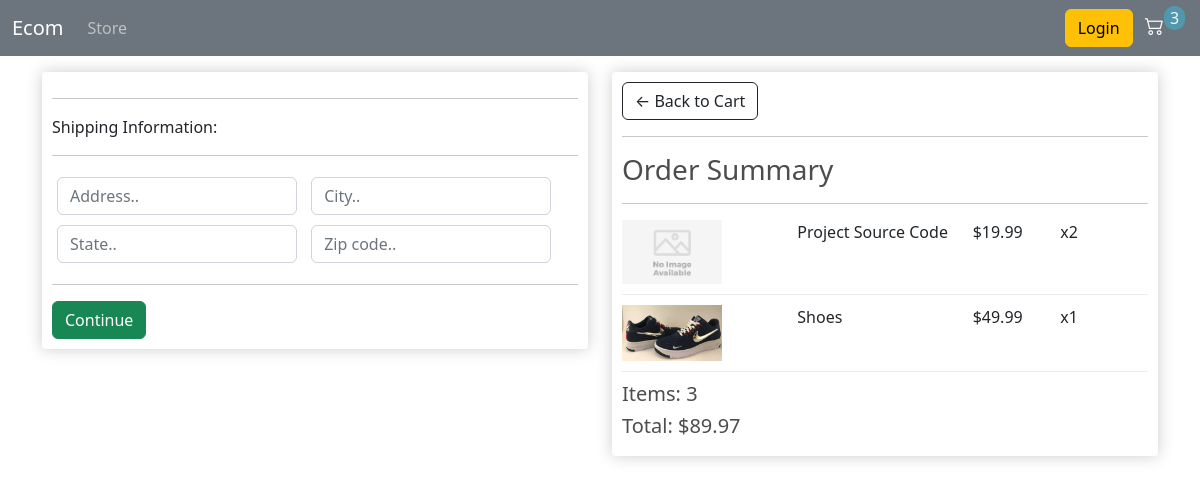
/checkout/ (signed in), run on an earlier commit of the app's database.
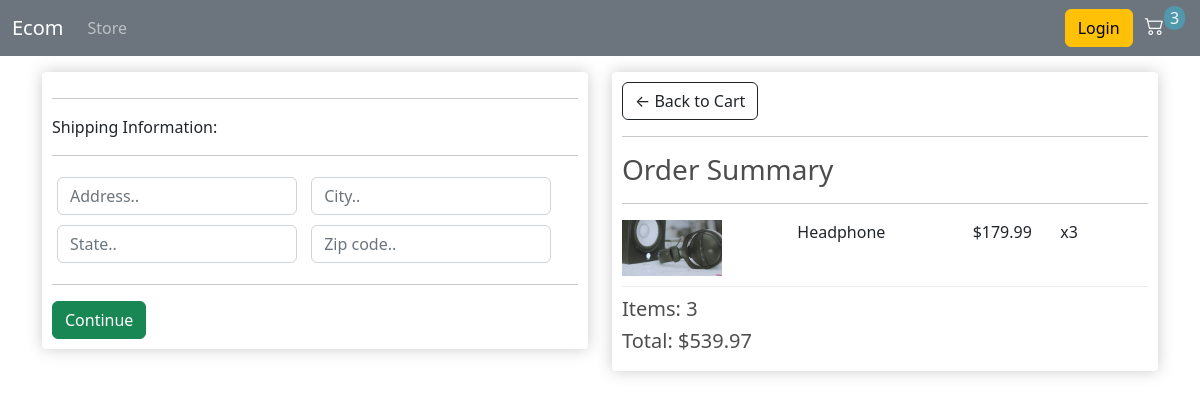
And on a later commit of the database.
### store/models.py (models this page shows, shortened)
class OrderItem(models.Model):
    order = models.ForeignKey(Order, on_delete=models.SET_NULL, null=True)
    product = models.ForeignKey(Product, on_delete=models.SET_NULL, null=True)
    quantity = models.IntegerField(default=0, null=True, blank=True)
    date_added = models.DateTimeField(auto_now_add=True)
    @property
    def get_total(self):
        total = self.product.price * self.quantity
        return total

class Product(models.Model):
    name = models.CharField(max_length=500, blank=True)
    image = models.ImageField(null=True, upload_to='images/', default='images/default.png')
    price = models.DecimalField(max_digits=8, decimal_places=2)
    digital = models.BooleanField(default=False)

class Order(models.Model):
    customer = models.ForeignKey(Customer, on_delete=models.SET_NULL, blank=True, null=True)
    date_ordered = models.DateTimeField(auto_now_add=True)
    complete = models.BooleanField(default=False)
    transaction_id = models.CharField(max_length=100, null=True)
    @property
    def get_cart_items(self):
        no_items = sum([item.quantity for item in self.orderitem_set.all()])
        return no_items
    @property
    def get_cart_total(self):
        total = sum([item.get_total for item in self.orderitem_set.all()])
        return total
    @property
    def shipping_able(self):
        shipping = False
        items = self.orderitem_set.all()
        for item in items:
            if not item.product.digital:
                shipping = True
                break
        return shipping

### store/views.py (the view)
# urls.py: path('checkout/', views.checkout, name='checkout'),
def checkout(request):
    context = getCartContext(request)
    return render(request, 'store/checkout.html', context=context)

### store/utils.py (called while the page is built)
def getCartContext(request):
    context = {}
    if request.user.is_authenticated:
        customer = request.user.customer
        order, created = Order.objects.get_or_create(customer=customer, complete=False)
        items = order.orderitem_set.all()
        context['order'] = order
        context['items'] = items
        context['cart_items'] = order.get_cart_items
    else:
        cookie_data = getCookieData(request)
        context = cookie_data
    return context

### store/templates/store/checkout.html (shortened to what this page needs)
{% extends 'store/main.html' %}
{% load static %}
{% block content %}
<div class="row">
	<div class="col-lg-6">
		<div class="box-element" id="form-wrapper">
            <form id="form">
                {% if order.shipping_able %}
                <div id="shipping-info">
                    <hr>
                    <p>Shipping Information:</p>
                    <hr>
                    <div class="form-field">
                        <input class="form-control" required="" type="text" name="address" placeholder="Address..">
                    </div>
                    <div class="form-field">
                        <input class="form-control" required="" type="text" name="city" placeholder="City..">
                    </div>
                    <div class="form-field">
                        <input class="form-control" required="" type="text" name="state" placeholder="State..">
                    </div>
                    <div class="form-field">
                        <input class="form-control" required="" type="text" name="zipcode" placeholder="Zip code..">
                    </div>
                </div>
                <hr>
                {% endif %}
                <input id="form-button" class="btn btn-success btn-block" type="submit" value="Continue">
            </form>
		</div>
        <br>
	</div>
	<div class="col-lg-6">
		<div class="box-element">
            <a  class="btn btn-outline-dark" href="{% url 'cart' %}">&#x2190; Back to Cart</a>
            <hr>
            <h3>Order Summary</h3>
            <hr>
            {% for item in items %}
            <div class="cart-row">
                <div style="flex:2"><img class="row-image" src="{{ item.product.image.url }}"></div>
                <div style="flex:2"><p>{{ item.product.name }}</p></div>
                <div style="flex:1"><p>${{ item.product.price }}</p></div>
                <div style="flex:1"><p>x{{ item.quantity }}</p></div>
            </div>
            {% endfor %}
            <h5>Items:   {{ order.get_cart_items }}</h5>
            <h5>Total:   ${{ order.get_cart_total|floatformat:2 }}</h5>
        </div>
	</div>
</div>
{% endblock content %}

What changed in the data, as far as the page shows it:
removed OrderItem: product.image (placeholder picture), product.name "Project Source Code", product.price "19.99", quantity "2"
removed OrderItem: product.image (picture), product.name "Shoes", product.price "49.99", quantity "1"
removed Order: get_cart_items "3", get_cart_total "89.97"
added OrderItem: product.image (picture), product.name "Headphone", product.price "179.99", quantity "3"
added Order: get_cart_items "3", get_cart_total "539.97"
